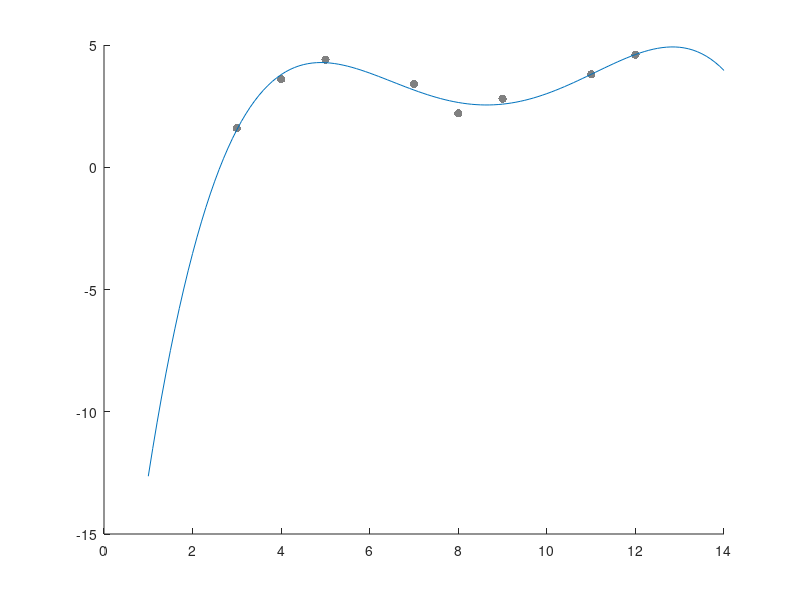

Write the MATLAB code that produced this figure.
function lista5()
  order = 4;
  points = [
    3 4 5 7 8 9 11 12;
    1.6 3.6 4.4 3.4 2.2 2.8 3.8 4.6
  ];

  polynomial_reg(points, order);
endfunction

function polynomial_reg(points, order)
  xVector = points(1, :);
  yVector = points(2, :);
  n = length(xVector);
  m = order + 1;

  extendedMatrix = zeros(m, m+1);

  for i=1 : m
    for j=1 : i
      k = i + j - 2;

      currentSum = 0;
      for l=1 : n
        currentSum = currentSum + xVector(l)^k;
      endfor
      extendedMatrix(i, j) = currentSum;
      extendedMatrix(j, i) = currentSum;
    endfor

    currentSum = 0;
    for l=1 : n
      currentSum = currentSum + yVector(l)* (xVector(l)^(i-1));
    endfor
    extendedMatrix(i, order+2) = currentSum;
  endfor

  coefs = get_coeficients(extendedMatrix);

  plotPoints(points);
  plotFunc(coefs, points(1, 1) - 2, points(1, end) + 2, 0.1);

endfunction

function coefs = get_coeficients(matrix)
  A = matrix(:, 1 : end - 1);
  b = matrix(:, end);

  coefs = A\b;
endfunction

function plotFunc(coefs, xMin, xMax, step)
  xValues = xMin : step : xMax;
  yValues = zeros(1, length(xValues));

  for i=1: 1: length(xValues)
    yValues(i) = functionOfX(coefs, xValues(i));
  endfor

  plot(xValues, yValues);

endfunction

function y = functionOfX(coefs, x)
  currentSum = 0;
  for i=1: length(coefs)
    currentSum = currentSum + coefs(i)*(x^(i-1));
  endfor

  y = currentSum;
endfunction

function plotPoints(points)
  for i=1: 1: length(points(1, :))
    currentPoint = points(:, i);
    x = currentPoint(1, 1);
    y = currentPoint(2, 1);

    scatter(x, y, 'filled', 'MarkerFaceColor', [0.5 , 0.5, 0.5]);
    hold on;
  endfor
endfunction
